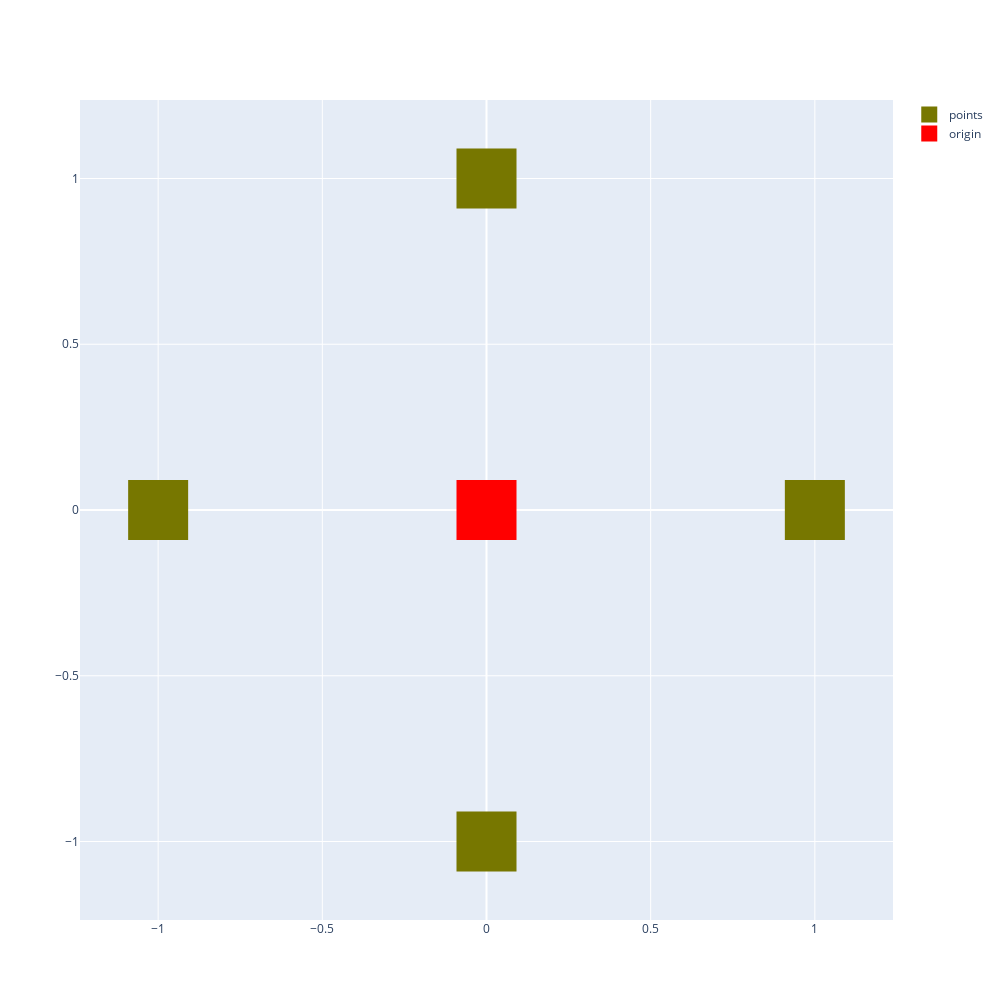

The notebook cell this image was saved under:
### Code cell
from itertools import chain
from icecream import ic
import numpy as np

a = lambda x, y: np.array((x, y), dtype=int)

def create_radius(origin: np.ndarray, expand_range: int, include_origin=False):
    def make_line(origin: np.ndarray, dir: np.ndarray, times: int):
        for i in range(1, times + 1):
            yield origin + (dir * i)
    points = [origin] if include_origin else []
    range_left = expand_range
    allowed_expansion_range = 1
    n = s = e = w = origin
    while range_left > 0:
        n = n + (0, 1)
        s = s - (0, 1)
        e = e + (1, 0)
        w = w - (1, 0)
        points.extend((n, s, e, w))
        range_left -= 1
        if range_left <= 0:
            break
        current_side_expansion = allowed_expansion_range if range_left - allowed_expansion_range > 0 else range_left
        points.extend(make_line(n, a(-1, 0), current_side_expansion))
        points.extend(make_line(n, a(1, 0), current_side_expansion))
        points.extend(make_line(s, a(-1, 0), current_side_expansion))
        points.extend(make_line(s, a(1, 0), current_side_expansion))
        points.extend(make_line(e, a(0, -1), current_side_expansion))
        points.extend(make_line(e, a(0, 1), current_side_expansion))
        points.extend(make_line(w, a(0, -1), current_side_expansion))
        points.extend(make_line(w, a(0, 1), current_side_expansion))
        range_left -= current_side_expansion
        allowed_expansion_range += 1

    return points


ORIGIN_POINT = a(0, 0)
line = create_radius(ORIGIN_POINT, 1, include_origin=False)
import plotly.graph_objs as go

points = {'x': [l[0] for l in line], 'y': [l[1] for l in line]}
fig = go.Figure()
fig.add_scatter(name='points', x=points['x'], y=points['y'], mode='markers', marker={'color': '#770', 'size': 60, 'symbol': 'square'}, )
fig.add_scatter(name='origin', x=[ORIGIN_POINT[0]], y=[ORIGIN_POINT[1]], mode='markers',
                marker={'color': 'red', 'size': 60, 'symbol': 'square'})
fig.update_layout(width=1000, height=1000)
fig.show()

### Figure 1 — Plotly figure (JSON) as saved in the notebook; plotly's stock layout.template omitted (floating-point values rounded to 4 significant figures)
{"data": [{"marker": {"color": "#770", "size": 60, "symbol": "square"}, "mode": "markers", "name": "points", "type": "scatter", "x": [0, 0, 1, -1], "y": [1, -1, 0, 0]}, {"marker": {"color": "red", "size": 60, "symbol": "square"}, "mode": "markers", "name": "origin", "type": "scatter", "x": [0], "y": [0]}], "layout": {"height": 1000, "width": 1000, "xaxis": {"autorange": true, "range": [-1.239, 1.239], "type": "linear"}, "yaxis": {"autorange": true, "range": [-1.237, 1.237], "type": "linear"}}}
